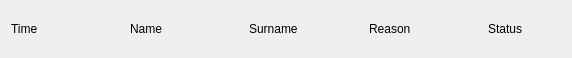
<?xml version="1.0" encoding="UTF-8"?>
<ui version="4.0">
 <class>AppointmentItem</class>
 <widget class="QWidget" name="AppointmentItem">
  <property name="geometry">
   <rect>
    <x>0</x>
    <y>0</y>
    <width>572</width>
    <height>58</height>
   </rect>
  </property>
  <property name="windowTitle">
   <string>Form</string>
  </property>
  <layout class="QVBoxLayout" name="verticalLayout">
   <item>
    <layout class="QHBoxLayout" name="horizontalLayout">
     <item>
      <widget class="QLabel" name="lblHeader_Time">
       <property name="text">
        <string>Time</string>
       </property>
      </widget>
     </item>
     <item>
      <spacer name="horizontalSpacer">
       <property name="orientation">
        <enum>Qt::Orientation::Horizontal</enum>
       </property>
       <property name="sizeType">
        <enum>QSizePolicy::Policy::Fixed</enum>
       </property>
       <property name="sizeHint" stdset="0">
        <size>
         <width>40</width>
         <height>20</height>
        </size>
       </property>
      </spacer>
     </item>
     <item>
      <widget class="QLabel" name="lblHeader_Name">
       <property name="text">
        <string>Name</string>
       </property>
      </widget>
     </item>
     <item>
      <spacer name="horizontalSpacer_2">
       <property name="orientation">
        <enum>Qt::Orientation::Horizontal</enum>
       </property>
       <property name="sizeType">
        <enum>QSizePolicy::Policy::Fixed</enum>
       </property>
       <property name="sizeHint" stdset="0">
        <size>
         <width>40</width>
         <height>20</height>
        </size>
       </property>
      </spacer>
     </item>
     <item>
      <widget class="QLabel" name="lblHeader_Surname">
       <property name="text">
        <string>Surname</string>
       </property>
      </widget>
     </item>
     <item>
      <spacer name="horizontalSpacer_3">
       <property name="orientation">
        <enum>Qt::Orientation::Horizontal</enum>
       </property>
       <property name="sizeType">
        <enum>QSizePolicy::Policy::Fixed</enum>
       </property>
       <property name="sizeHint" stdset="0">
        <size>
         <width>40</width>
         <height>20</height>
        </size>
       </property>
      </spacer>
     </item>
     <item>
      <widget class="QLabel" name="lblHeader_Reason">
       <property name="text">
        <string>Reason</string>
       </property>
      </widget>
     </item>
     <item>
      <spacer name="horizontalSpacer_4">
       <property name="orientation">
        <enum>Qt::Orientation::Horizontal</enum>
       </property>
       <property name="sizeType">
        <enum>QSizePolicy::Policy::Fixed</enum>
       </property>
       <property name="sizeHint" stdset="0">
        <size>
         <width>40</width>
         <height>20</height>
        </size>
       </property>
      </spacer>
     </item>
     <item>
      <widget class="QLabel" name="lblHeader_Status">
       <property name="text">
        <string>Status</string>
       </property>
      </widget>
     </item>
    </layout>
   </item>
  </layout>
 </widget>
 <resources/>
 <connections/>
</ui>
